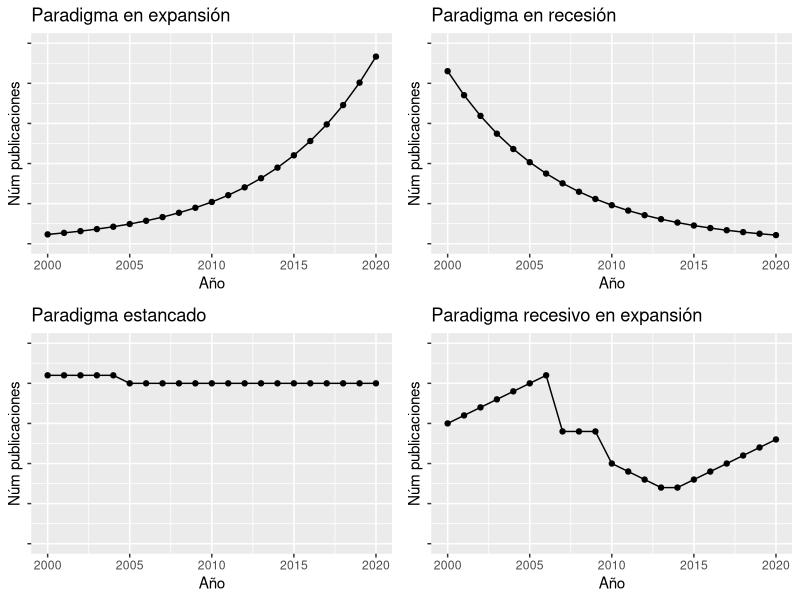

Generate this figure with R:
## ---- chunk 1
#| label: fig-paradigma4
#| fig.cap: |
#|   Ejemplificación de los posibles estados de un paradigma
#|   en función de las publicaciones a lo largo del tiempo.
#|   Esta información es indicativa, pero nunca determinante debido a la historia externa.
#| fig-height: 7 
#| out-width: 90%
#| dev: 'png'


library( ggplot2 )
library( gridExtra )

x <- 2000:2020
y1 <- exp( 0.15 * 1:21 )
y2 <- 25 * exp( -0.15 * 1:21 )
y3 <- c( rep( 21, 5 ), rep( 20,16 ) )
y4 <- c( 15:21, 14, 14, 14, 10:7, 7:13 )

tit1 <- "Paradigma en expansión"
tit2 <- "Paradigma en recesión"
tit3 <- "Paradigma estancado"
tit4 <- "Paradigma recesivo en expansión"


ytit <- "Nº Publicaciones"
xtit <- "Año"

mxpub <- 25

df <- data.frame( x = x,
                  y1 = y1,
                  y2 = y2,
                  y3 = y3,
                  y4 = y4 )

# Crear la primera subimágen
plot1 <- ggplot( df, aes(x = x, y = y1 ) ) +
  geom_point() +
  geom_line() +
  ylim( 0, mxpub ) +
  xlab( "Año" ) +
  ylab( "Núm publicaciones" ) +
  theme( axis.text.y = element_blank() ) +
  labs(title = tit1 )

# Crear la segunda subimágen
plot2 <- ggplot( df, aes(x = x, y = y2 ) ) +
  geom_point() +
  geom_line() +
  ylim( 0, mxpub ) +
  xlab( "Año" ) +
  ylab( "Núm publicaciones" ) +
  theme( axis.text.y = element_blank() ) +  
  labs(title = tit2 )

# Crear la tercera subimágen
plot3 <- ggplot( df, aes( x = x, y = y3 ) ) +
  geom_point() +
  geom_line() +
    ylim( 0, mxpub ) +
  xlab( "Año" ) +
  ylab( "Núm publicaciones" ) + 
  theme( axis.text.y = element_blank() ) +
  labs( title = tit3 )

# Crear la cuarta subimágen
plot4 <- ggplot( df, aes( x = x, y = y4 ) ) +
  geom_point() +
  geom_line() +
    ylim( 0, mxpub ) +
  xlab( "Año" ) +
  ylab( "Núm publicaciones" ) +
  theme( axis.text.y = element_blank() ) +
  labs( title = tit4 )

# Organizar las subimágenes en una cuadrícula
grid.arrange( plot1, plot2, plot3, plot4, nrow = 2, ncol = 2 )


# par(mfrow = c(2, 2))
# pub<- as.integer(1:21)
# plot (c(2000:2020), pub, type= "o", main = "Paradigma en expansión", ylim = c(0, 21),ylab = "Nº Publicaciones", xlab = "Año")
# 
# plot (c(2000:2020), c(pub[21:1]), type= "o", main="Paradigima en recesión",  ylim = c(0, 21),ylab = "Nº Publicaciones", xlab = "Año")
# 
# plot (c(2000:2020), c(rep(pub[21],5),rep(pub[20],16)), type= "o", main="Paradigma estancado", ylim = c(0, 21),ylab = "Nº Publicaciones", xlab = "Año")
# 
# 
# plot (c(2000:2020), c(pub[c(15:21,14,14,14,10:7,7:13)]), type= "o", main= "Paradigma regresivo en expansión ", ylab = "Nº Publicaciones", xlab = "Año")
